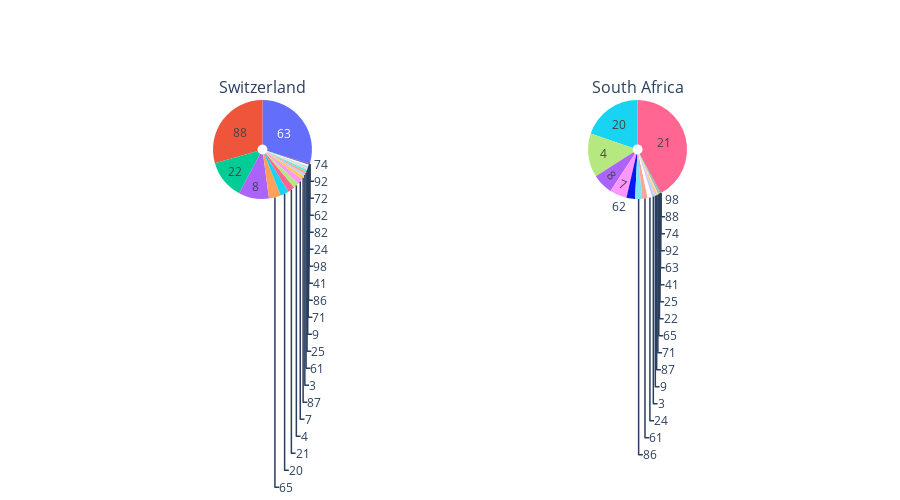

Notebook code cell kept with this figure:
### Code cell
last = ['CH', 'ZA']
fig = plot_category_pie(last, [get_country_fullname(x) for x in last], edu, rows=1)

# fig.write_html(op.join(path_country_fig,'country_pie_CH.html'), auto_open=True)
fig.show()

### Figure 1 — Plotly figure (JSON) as saved in the notebook; plotly's stock layout.template omitted (floating-point values rounded to 4 significant figures)
{"data": [{"customdata": ["86", "72", "87", "74", "25", "88", "3", "71", "63", "9", "24", "82", "20", "65", "41", "92", "8", "22", "98", "4", "21", "61", "7", "62"], "domain": {"x": [0, 0.45], "y": [0, 1]}, "hole": 0.1, "hovertemplate": "<b>%{label}: %{customdata}</b><br># videos: %{value}", "labels": ["Artists 2010", "Basketball", "Classical music", "Cricket", "Cryptocurrency", "Dances", "Food or cooking", "Football", "Foreign language or language proficiency", "Gaming", "Geopolitics", "Guitar tutorial", "History", "Home repair or renovation", "Machine learning", "Minecraft", "Music", "Phylosophy or ethics", "Pokemon", "Programming", "Religion or spirituality", "Science and tech", "Sports", "Wildlife or animals or nature"], "name": "CH", "text": ["86", "72", "87", "74", "25", "88", "3", "71", "63", "9", "24", "82", "20", "65", "41", "92", "8", "22", "98", "4", "21", "61", "7", "62"], "textinfo": "text", "type": "pie", "values": [14, 5, 57, 1, 29, 1404, 40, 17, 1408, 20, 9, 8, 132, 185, 11, 4, 472, 603, 11, 87, 110, 36, 87, 7]}, {"customdata": ["86", "72", "87", "74", "25", "88", "3", "71", "63", "9", "24", "82", "20", "65", "41", "92", "8", "22", "98", "4", "21", "61", "7", "62"], "domain": {"x": [0.55, 1], "y": [0, 1]}, "hole": 0.1, "hovertemplate": "<b>%{label}: %{customdata}</b><br># videos: %{value}", "labels": ["Artists 2010", "Basketball", "Classical music", "Cricket", "Cryptocurrency", "Dances", "Food or cooking", "Football", "Foreign language or language proficiency", "Gaming", "Geopolitics", "Guitar tutorial", "History", "Home repair or renovation", "Machine learning", "Minecraft", "Music", "Phylosophy or ethics", "Pokemon", "Programming", "Religion or spirituality", "Science and tech", "Sports", "Wildlife or animals or nature"], "name": "ZA", "text": ["86", "72", "87", "74", "25", "88", "3", "71", "63", "9", "24", "82", "20", "65", "41", "92", "8", "22", "98", "4", "21", "61", "7", "62"], "textinfo": "text", "type": "pie", "values": [67, null, 12, 1, 3, 1, 24, 12, 2, 15, 42, null, 569, 7, 3, 2, 194, 7, 1, 410, 1211, 51, 161, 80]}], "layout": {"annotations": [{"font": {"size": 16}, "showarrow": false, "text": "Switzerland", "x": 0.225, "xanchor": "center", "xref": "paper", "y": 1, "yanchor": "bottom", "yref": "paper"}, {"font": {"size": 16}, "showarrow": false, "text": "South Africa", "x": 0.775, "xanchor": "center", "xref": "paper", "y": 1, "yanchor": "bottom", "yref": "paper"}], "height": 500, "showlegend": false}}
